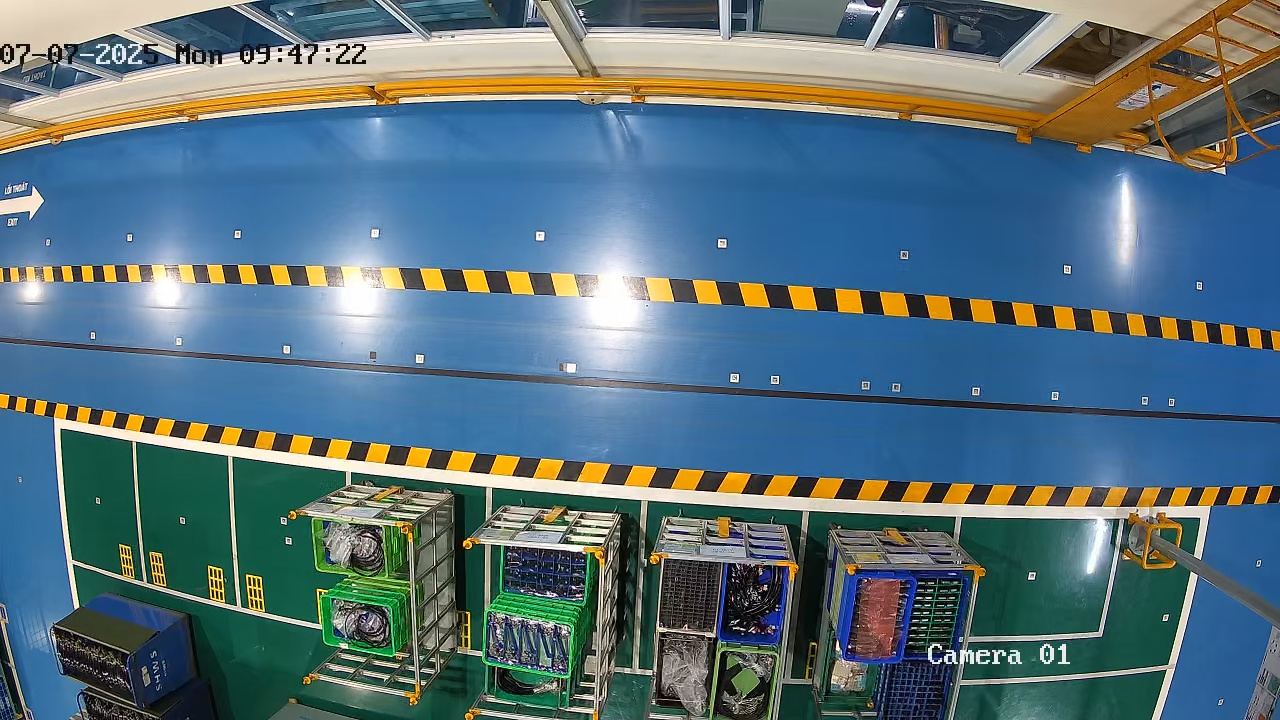
#> input picture debug_camera_0.jpg, 1280 x 720 px
$ python -i consumer_ai_hough.py   (imports and definitions only)
#> lines starting #> are read from the running program, lines starting #| are printed output that depends on the picture; after the words box and inside, x2 and y2 are one past the last pixel; in counts of white or black regions, pixels touching at a corner belong together
#> further down, picture is the input picture: shape (720, 1280, 3); mean B, G, R 123.9, 113.1, 87.8
# consumer_ai_hough.py
import base64
import cv2
import numpy as np
import json
from kafka import KafkaConsumer

# 1. Kết nối Kafka
# [6 lines that did not run here, left out]

# 2. Hàm xử lý Hough Transform
def detect_lines_with_hough(img):
    gray = cv2.cvtColor(img, cv2.COLOR_BGR2GRAY)
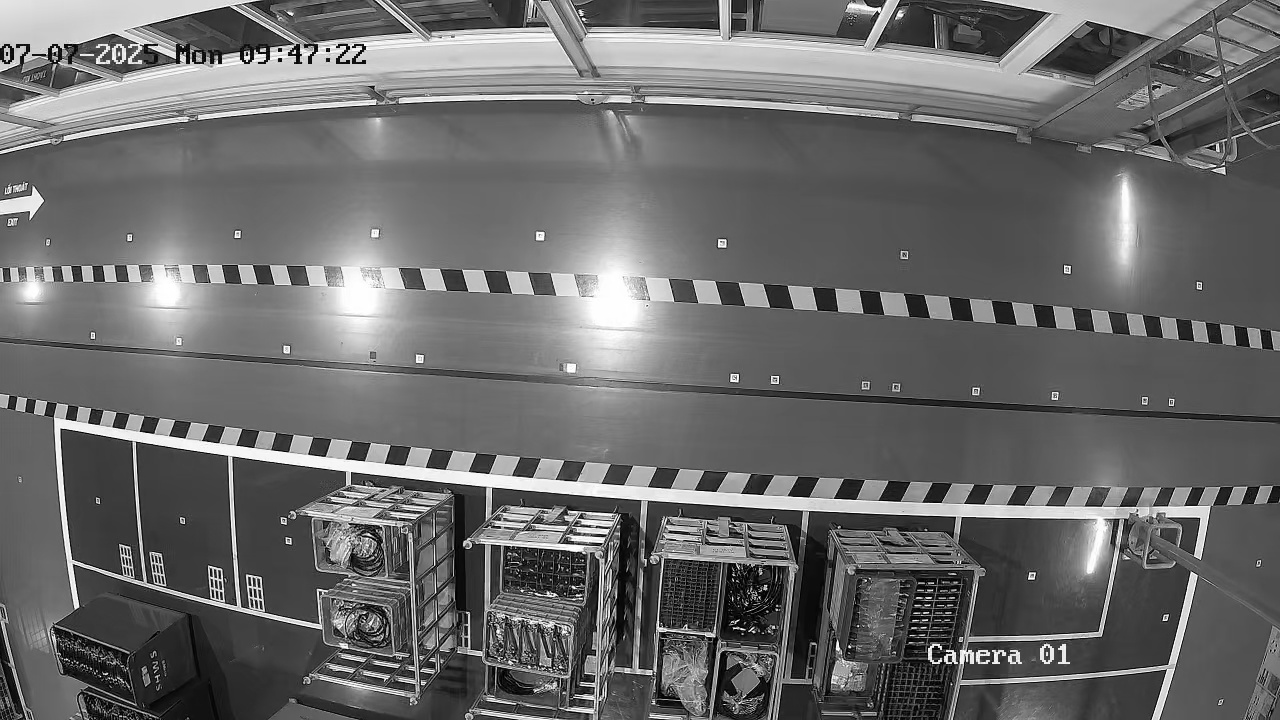
#> gray: shape (720, 1280); min 0, max 255, mean 106.7
    edges = cv2.Canny(gray, 70, 150, apertureSize=3)
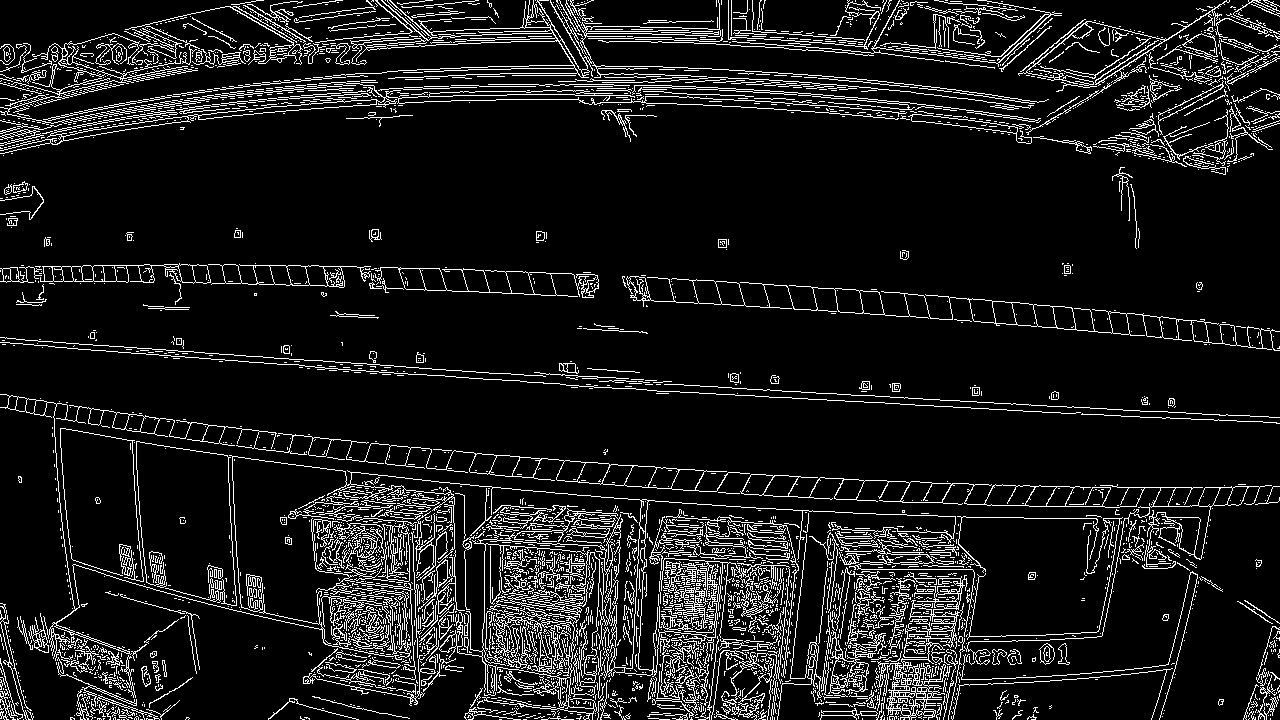
#> edges: shape (720, 1280); 9.9% white in thin lines or dots
    lines = cv2.HoughLinesP(edges, 1, np.pi / 180, threshold=50, minLineLength=55, maxLineGap=10)
#> lines = 699 rows, first 6: [5, 338, 545, 376], [732, 388, 993, 402], [324, 659, 470, 633], [621, 41, 677, 42], [1087, 546, 1172, 552], [1087, 551, 1161, 552]

    output = img.copy()
    if lines is not None:
        for line in lines:
            x1, y1, x2, y2 = line[0]
            cv2.line(output, (x1, y1), (x2, y2), (0, 255, 0), 2)
#> this loop made 699 passes
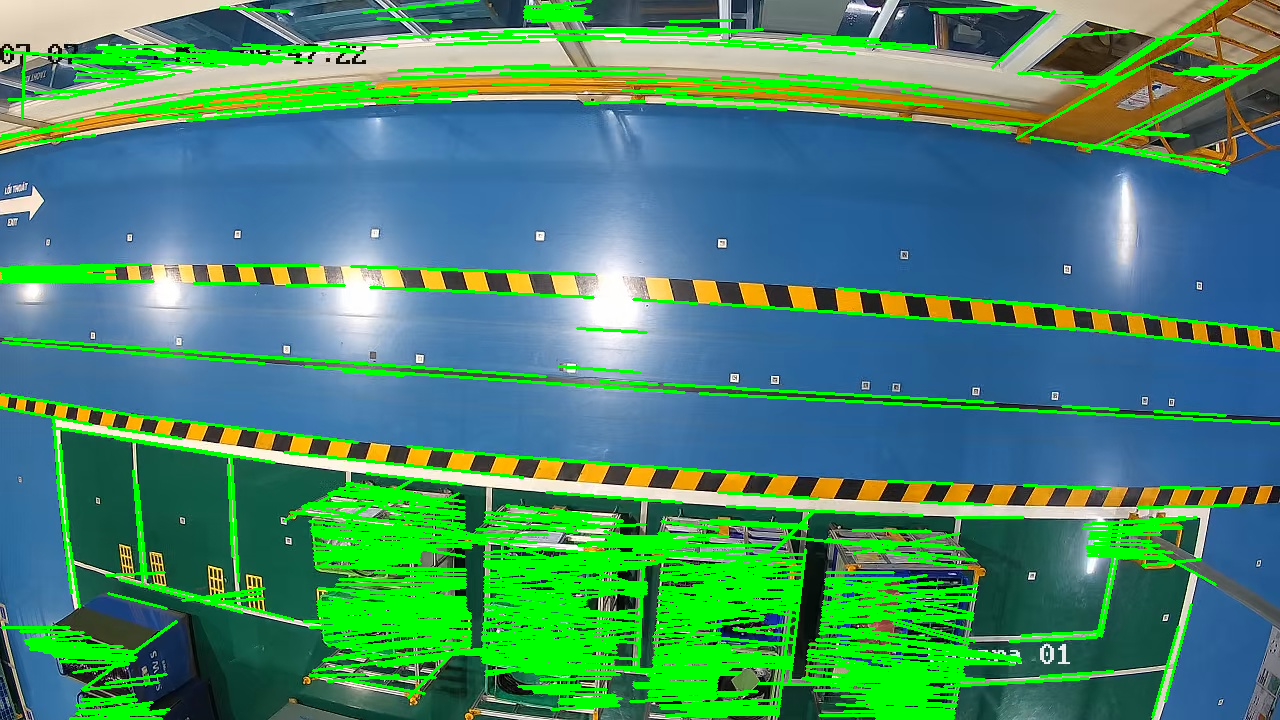
#> output: shape (720, 1280, 3); 16.05% of pixels changed, all inside (x1, y1, x2, y2) = (0, 0, 1280, 720)
    return output

# 3. Nhận và xử lý frame
received_cameras = set()
EXPECTED_NUM_CAMERAS = 10

# [21 lines not run here, left out]

>>> import cv2
>>> picture = cv2.imread('../debug_camera_0.jpg')
>>> result = detect_lines_with_hough(picture)

$ run again, on debug_camera_1.jpg
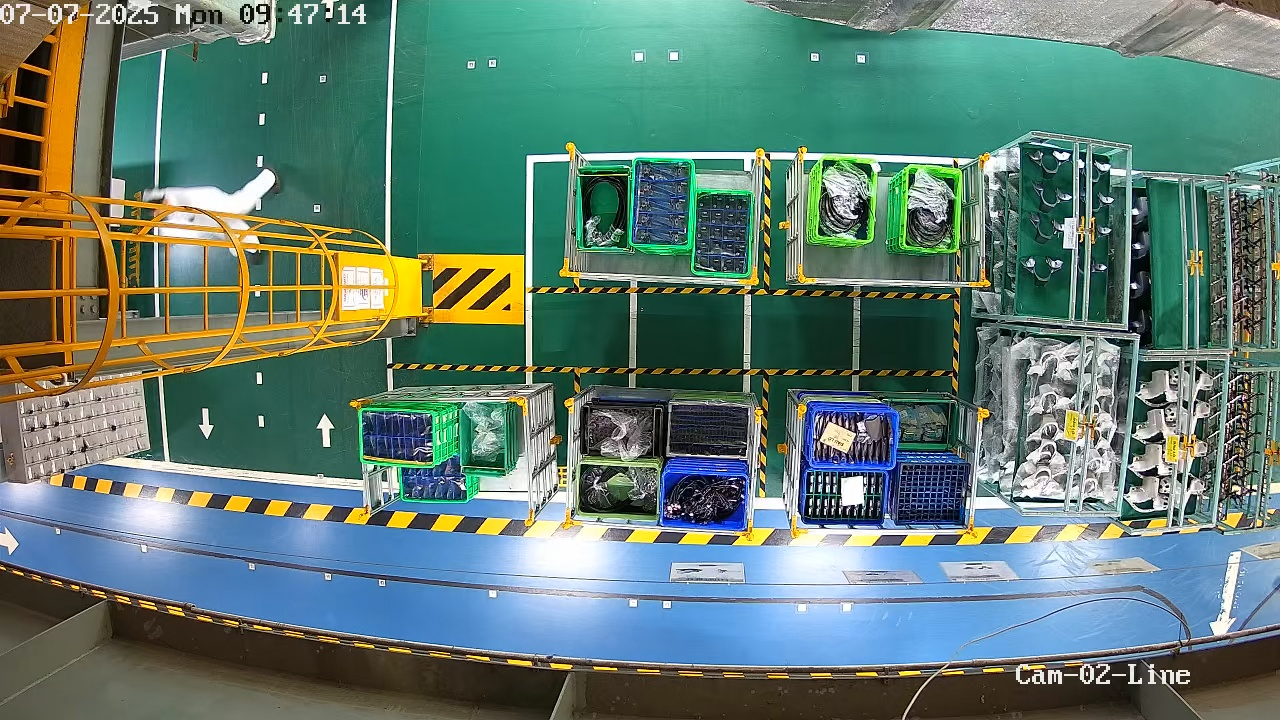
#> input picture debug_camera_1.jpg, 1280 x 720 px
#> picture is the input picture: shape (720, 1280, 3); mean B, G, R 114.7, 124.2, 95.9
#> in detect_lines_with_hough, `edges = cv2.Canny(gray, 70, 150, apertureSize=3)`:
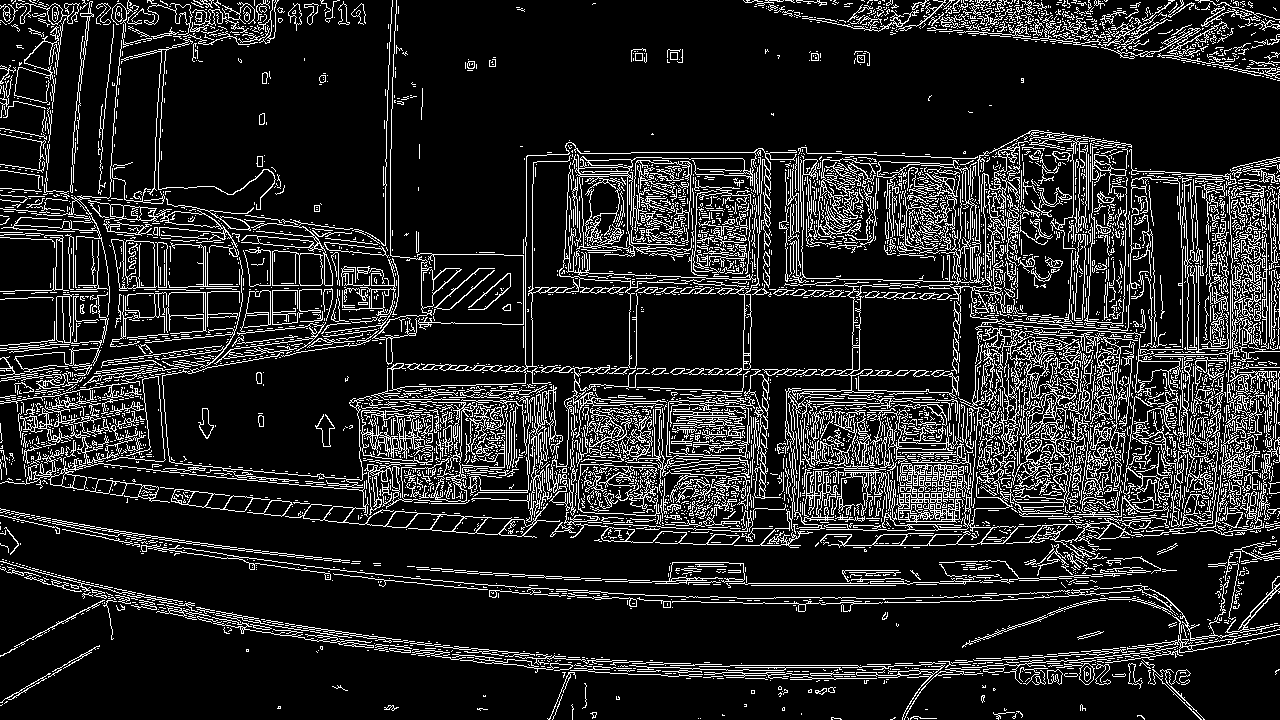
#> edges: shape (720, 1280); 14.3% white in thin lines or dots
#> lines = 1238 rows, first 6: [786, 419, 1278, 376], [359, 435, 669, 446], [784, 456, 1027, 456], [1162, 452, 1278, 462], [1179, 415, 1277, 407], [568, 417, 767, 424]
#> the loop in detect_lines_with_hough, `for line in lines:` made 1238 passes
#> after the loop in detect_lines_with_hough, `for line in lines:`:
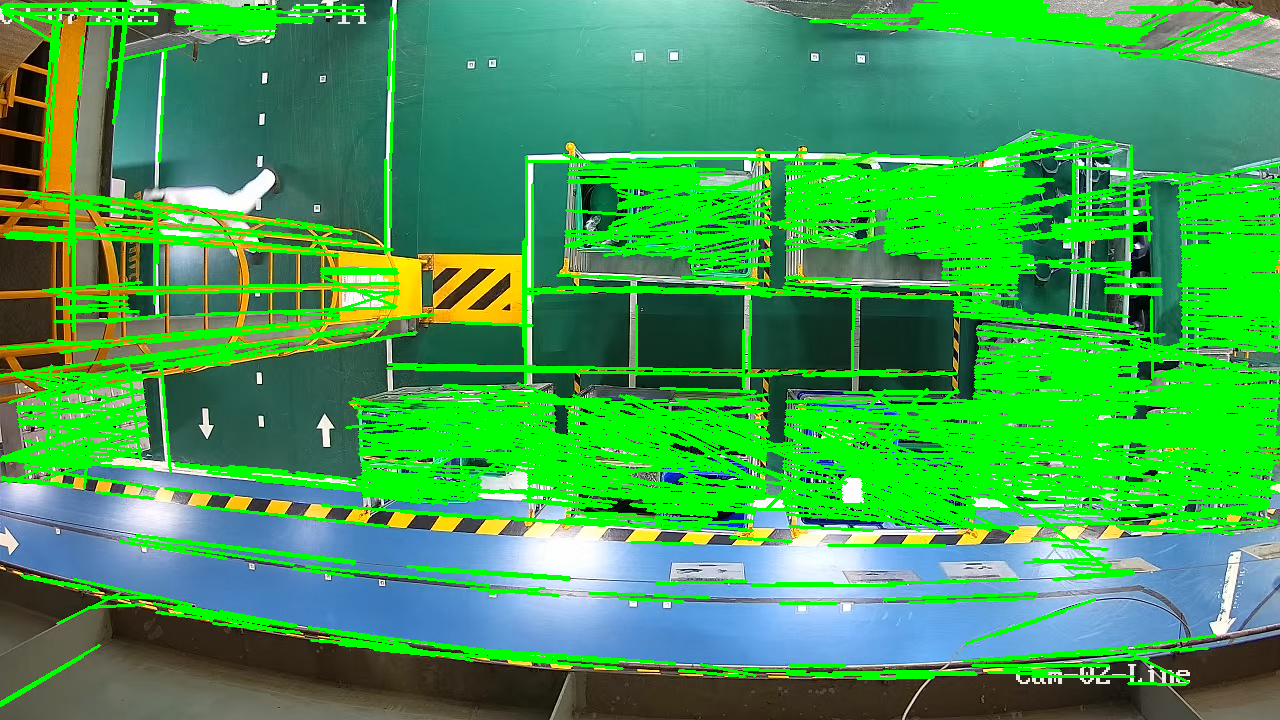
#> output: shape (720, 1280, 3); mean B, G, R 84, 158.9, 65.1
